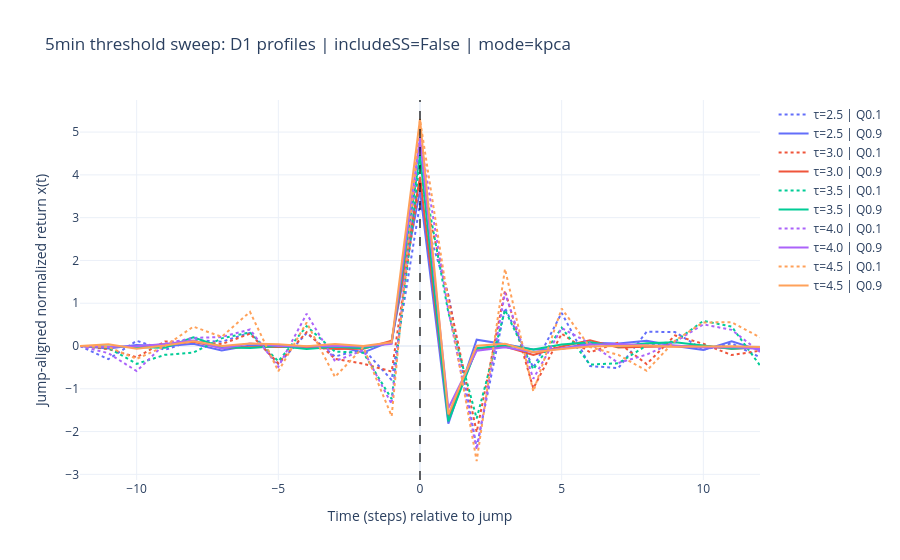
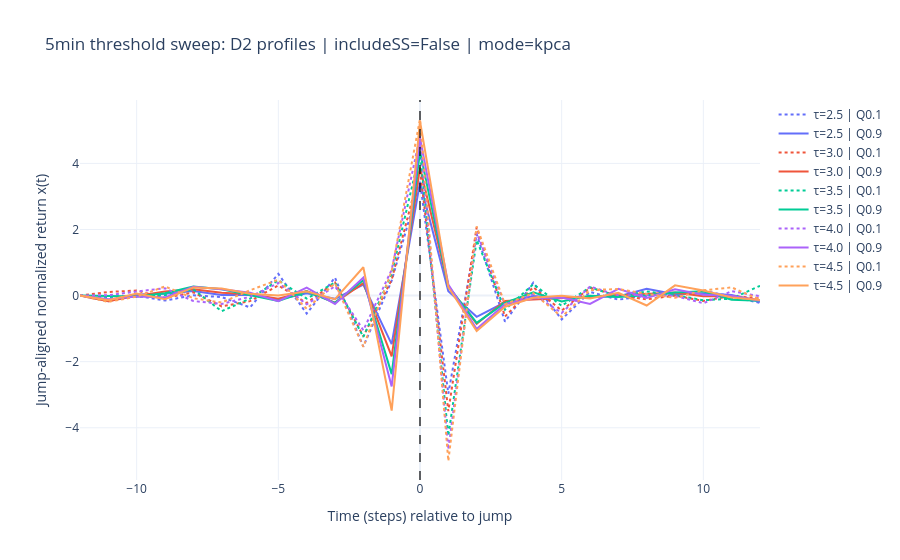
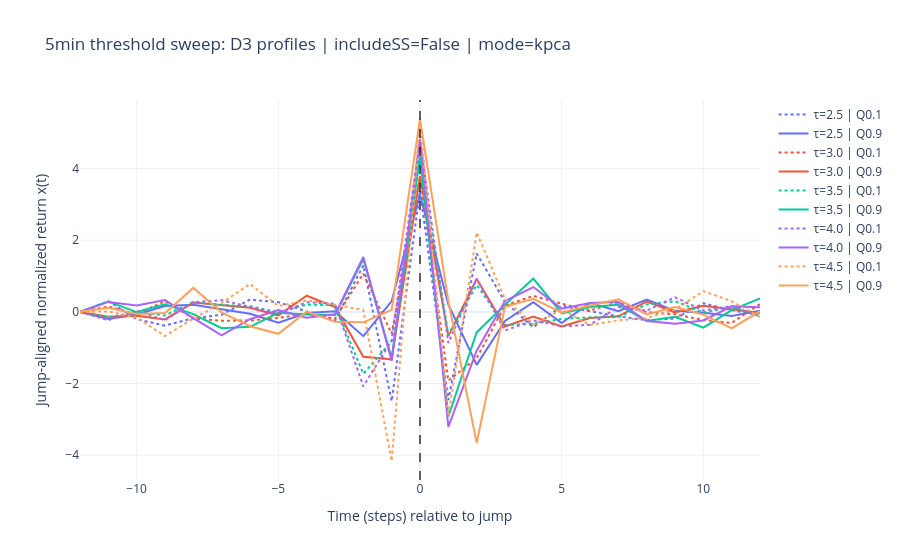
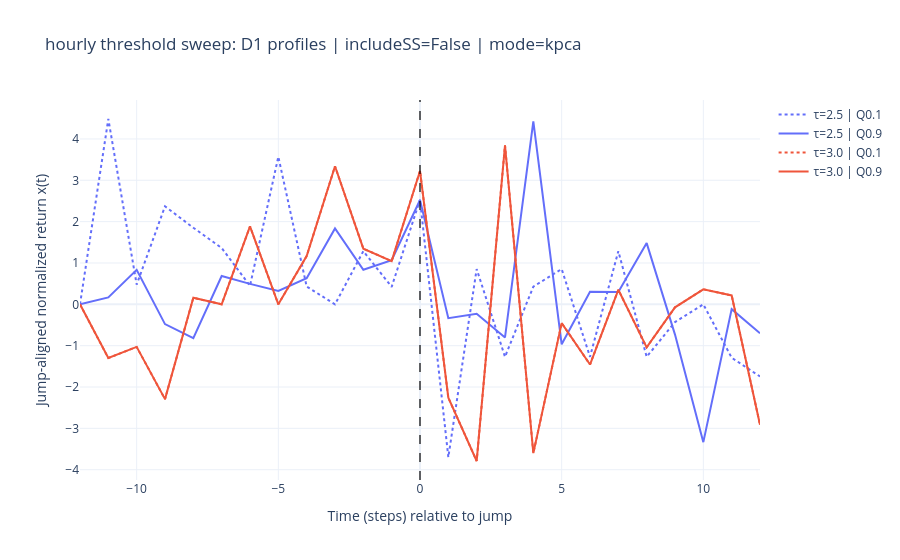

Notebook code for these charts, in order:
### Markdown cell above
### Overlay plots: D1 / D2 / D3 (Q0.1 vs Q0.9) across thresholds

### Code cell
def overlay_profiles(freq: Freq, direction: Literal["D1", "D2", "D3"]) -> go.Figure:
    w = window_steps_for_freq(freq)
    wl = 2 * w + 1
    center = wl // 2
    t_axis = np.arange(-center, center + 1)

    fig = go.Figure()
    palette = px.colors.qualitative.Plotly
    prof = profiles_by_freq[freq][direction]

    for i, thr in enumerate(thresholds_for_freq(freq)):
        low, high = prof.get(thr, (np.array([]), np.array([])))
        color = palette[i % len(palette)]
        if low.size:
            fig.add_trace(
                go.Scatter(
                    x=t_axis,
                    y=low,
                    mode="lines",
                    name=f"τ={thr} | Q{CFG.q}",
                    line=dict(color=color, dash="dot", width=2),
                )
            )
        if high.size:
            fig.add_trace(
                go.Scatter(
                    x=t_axis,
                    y=high,
                    mode="lines",
                    name=f"τ={thr} | Q{1-CFG.q}",
                    line=dict(color=color, dash="solid", width=2),
                )
            )

    fig.add_vline(x=0, line_dash="dash", line_color="black", opacity=0.6)
    fig.update_layout(
        title=f"{freq} threshold sweep: {direction} profiles | includeSS={CFG.include_scattering_spectra} | mode={CFG.score_mode}",
        xaxis_title="Time (steps) relative to jump",
        yaxis_title="Jump-aligned normalized return x(t)",
        template="plotly_white",
        hovermode="x unified",
    )
    return fig


for freq in ("5min", "hourly", "daily"):
    for d in ("D1", "D2", "D3"):
        fig = overlay_profiles(freq, d)
        fig.write_html(out_dir_freq(freq) / f"overlay_{d}_thresholds_{freq}.html")
        fig.show()

### Figure 1 — Plotly figure (JSON) as saved in the notebook; plotly's stock layout.template omitted (floating-point values rounded to 4 significant figures)
{"data": [{"line": {"color": "#636EFA", "dash": "dot", "width": 2}, "mode": "lines", "name": "τ=2.5 | Q0.1", "type": "scatter", "x": [-12, -11, -10, -9, -8, -7, -6, -5, -4, -3, -2, -1, 0, 1, 2, 3, 4, 5, 6, 7, 8, 9, 10, 11, 12], "y": [0.0, -0.3084, 0.1206, -0.08928, 0.1382, 0.09919, 0.3082, -0.4211, 0.3008, -0.2454, -0.06968, -0.7944, 3.333, 1.201, -2.37, 0.8889, -0.5047, 0.774, -0.4689, -0.5156, 0.3337, 0.3261, -0.0872, 0.06079, -0.2618]}, {"line": {"color": "#636EFA", "dash": "solid", "width": 2}, "mode": "lines", "name": "τ=2.5 | Q0.9", "type": "scatter", "x": [-12, -11, -10, -9, -8, -7, -6, -5, -4, -3, -2, -1, 0, 1, 2, 3, 4, 5, 6, 7, 8, 9, 10, 11, 12], "y": [0.0, -0.05706, 0.02366, -0.004633, 0.05142, -0.1028, 0.01399, -0.008614, -0.03315, 0.007107, -0.1533, 0.1176, 3.639, -1.816, 0.1475, 0.03905, -0.08012, -0.07079, 0.07641, 0.05931, 0.123, 0.001378, -0.0956, 0.1079, -0.1034]}, {"line": {"color": "#EF553B", "dash": "dot", "width": 2}, "mode": "lines", "name": "τ=3.0 | Q0.1", "type": "scatter", "x": [-12, -11, -10, -9, -8, -7, -6, -5, -4, -3, -2, -1, 0, 1, 2, 3, 4, 5, 6, 7, 8, 9, 10, 11, 12], "y": [0.0, -0.07355, -0.2621, 0.1038, 0.106, 0.0438, 0.2877, -0.4032, 0.3236, -0.302, -0.4141, -0.5972, 3.925, 1.155, -2.015, 1.295, -0.9908, 0.2875, -0.1481, 0.07793, -0.4222, 0.247, 0.05136, -0.212, -0.1108]}, {"line": {"color": "#EF553B", "dash": "solid", "width": 2}, "mode": "lines", "name": "τ=3.0 | Q0.9", "type": "scatter", "x": [-12, -11, -10, -9, -8, -7, -6, -5, -4, -3, -2, -1, 0, 1, 2, 3, 4, 5, 6, 7, 8, 9, 10, 11, 12], "y": [0.0, -0.02213, -0.01711, 0.04362, 0.09847, -0.04174, -0.02776, -0.016, -0.03113, -0.07198, -0.06425, 0.1229, 3.954, -1.659, -0.06963, -0.009978, -0.2066, -0.01258, 0.1364, -0.03782, -0.01606, -0.002474, -0.002237, -0.06274, -0.03538]}, {"line": {"color": "#00CC96", "dash": "dot", "width": 2}, "mode": "lines", "name": "τ=3.5 | Q0.1", "type": "scatter", "x": [-12, -11, -10, -9, -8, -7, -6, -5, -4, -3, -2, -1, 0, 1, 2, 3, 4, 5, 6, 7, 8, 9, 10, 11, 12], "y": [0.0, -0.04165, -0.4171, -0.2064, -0.1542, 0.1792, 0.3179, -0.3577, 0.4654, -0.1319, -0.1585, -1.24, 4.377, 0.7871, -1.694, 0.8419, -0.547, 0.426, -0.4343, -0.4037, 0.01238, 0.1054, 0.5871, 0.4538, -0.4543]}, {"line": {"color": "#00CC96", "dash": "solid", "width": 2}, "mode": "lines", "name": "τ=3.5 | Q0.9", "type": "scatter", "x": [-12, -11, -10, -9, -8, -7, -6, -5, -4, -3, -2, -1, 0, 1, 2, 3, 4, 5, 6, 7, 8, 9, 10, 11, 12], "y": [0.0, -0.01858, -0.03856, -0.0406, 0.2053, -0.03005, -0.04629, -0.001658, -0.07081, -0.01982, -0.05365, 0.07622, 4.462, -1.762, -0.05325, 0.01684, -0.08019, 0.03569, 0.08909, -0.01112, 0.06503, 0.0897, 0.01384, -0.06581, -0.02669]}, {"line": {"color": "#AB63FA", "dash": "dot", "width": 2}, "mode": "lines", "name": "τ=4.0 | Q0.1", "type": "scatter", "x": [-12, -11, -10, -9, -8, -7, -6, -5, -4, -3, -2, -1, 0, 1, 2, 3, 4, 5, 6, 7, 8, 9, 10, 11, 12], "y": [0.0, -0.1678, -0.5862, 0.05412, 0.1888, 0.209, 0.3864, -0.4867, 0.7537, -0.3559, -0.09596, -1.359, 4.893, 0.8369, -2.419, 1.245, -0.765, 0.4179, 0.05982, -0.3967, -0.2018, 0.09904, 0.5059, 0.377, -0.1406]}, {"line": {"color": "#AB63FA", "dash": "solid", "width": 2}, "mode": "lines", "name": "τ=4.0 | Q0.9", "type": "scatter", "x": [-12, -11, -10, -9, -8, -7, -6, -5, -4, -3, -2, -1, 0, 1, 2, 3, 4, 5, 6, 7, 8, 9, 10, 11, 12], "y": [0.0, -0.0212, -0.008404, 0.04848, 0.1298, -0.0572, 0.05736, 0.0004253, -0.0122, 0.002031, -0.008822, 0.05232, 4.861, -1.456, -0.1117, -0.02974, -0.1444, -0.05012, 0.02662, 0.04748, 0.01812, 0.0135, -0.03546, -0.02218, -0.06965]}, {"line": {"color": "#FFA15A", "dash": "dot", "width": 2}, "mode": "lines", "name": "τ=4.5 | Q0.1", "type": "scatter", "x": [-12, -11, -10, -9, -8, -7, -6, -5, -4, -3, -2, -1, 0, 1, 2, 3, 4, 5, 6, 7, 8, 9, 10, 11, 12], "y": [0.0, -0.02145, -0.3007, -0.003037, 0.4525, 0.2144, 0.7976, -0.5901, 0.5482, -0.7235, -0.02654, -1.642, 5.289, 1.007, -2.688, 1.802, -1.063, 0.8737, -0.02586, -0.2071, -0.5793, 0.1244, 0.5508, 0.5545, 0.2026]}, {"line": {"color": "#FFA15A", "dash": "solid", "width": 2}, "mode": "lines", "name": "τ=4.5 | Q0.9", "type": "scatter", "x": [-12, -11, -10, -9, -8, -7, -6, -5, -4, -3, -2, -1, 0, 1, 2, 3, 4, 5, 6, 7, 8, 9, 10, 11, 12], "y": [0.0, 0.04348, -0.06624, 0.01068, 0.1131, 0.0005884, 0.05599, 0.04276, -0.005919, 0.04855, 0.002607, 0.08739, 5.306, -1.597, 0.005906, 0.052, -0.1463, -0.07055, -0.01287, -0.003837, 0.01145, -0.01917, -0.01253, -0.006624, -0.02486]}], "layout": {"hovermode": "x unified", "shapes": [{"line": {"color": "black", "dash": "dash"}, "opacity": 0.6, "type": "line", "x0": 0, "x1": 0, "xref": "x", "y0": 0, "y1": 1, "yref": "y domain"}], "title": {"text": "5min threshold sweep: D1 profiles | includeSS=False | mode=kpca"}, "xaxis": {"title": {"text": "Time (steps) relative to jump"}}, "yaxis": {"title": {"text": "Jump-aligned normalized return x(t)"}}}}

### Figure 2 — Plotly figure (JSON) as saved in the notebook; plotly's stock layout.template omitted (floating-point values rounded to 4 significant figures)
{"data": [{"line": {"color": "#636EFA", "dash": "dot", "width": 2}, "mode": "lines", "name": "τ=2.5 | Q0.1", "type": "scatter", "x": [-12, -11, -10, -9, -8, -7, -6, -5, -4, -3, -2, -1, 0, 1, 2, 3, 4, 5, 6, 7, 8, 9, 10, 11, 12], "y": [0.0, -0.04577, 0.001826, -0.1517, 0.009266, -0.0449, -0.3583, 0.6563, -0.5451, 0.5463, -1.546, 0.45, 3.44, -2.97, 1.862, -0.7879, 0.3905, -0.7219, 0.1106, -0.1226, -0.006361, 0.01749, 0.1513, -0.02795, -0.2203]}, {"line": {"color": "#636EFA", "dash": "solid", "width": 2}, "mode": "lines", "name": "τ=2.5 | Q0.9", "type": "scatter", "x": [-12, -11, -10, -9, -8, -7, -6, -5, -4, -3, -2, -1, 0, 1, 2, 3, 4, 5, 6, 7, 8, 9, 10, 11, 12], "y": [0.0, -0.1698, 0.03108, 0.05559, 0.1368, 0.0193, 0.02093, -0.1149, 0.06986, -0.09905, 0.3345, -1.471, 3.43, 0.1325, -0.6438, -0.2016, -0.01324, -0.07561, -0.03312, -0.02573, 0.2046, 0.04004, 0.06967, 0.01477, -0.1909]}, {"line": {"color": "#EF553B", "dash": "dot", "width": 2}, "mode": "lines", "name": "τ=3.0 | Q0.1", "type": "scatter", "x": [-12, -11, -10, -9, -8, -7, -6, -5, -4, -3, -2, -1, 0, 1, 2, 3, 4, 5, 6, 7, 8, 9, 10, 11, 12], "y": [0.0, 0.1079, 0.1535, -0.07456, 0.09833, -0.3283, -0.1676, 0.3073, -0.2272, 0.3982, -1.233, 0.4781, 3.821, -3.498, 2.067, -0.636, 0.2518, -0.4539, 0.237, -0.002493, -0.1148, 0.0005254, -0.1617, -0.01271, -0.08189]}, {"line": {"color": "#EF553B", "dash": "solid", "width": 2}, "mode": "lines", "name": "τ=3.0 | Q0.9", "type": "scatter", "x": [-12, -11, -10, -9, -8, -7, -6, -5, -4, -3, -2, -1, 0, 1, 2, 3, 4, 5, 6, 7, 8, 9, 10, 11, 12], "y": [0.0, -0.1736, -0.008861, 0.1255, 0.1916, 0.08515, 0.04098, -0.09364, 0.1394, -0.212, 0.3784, -1.838, 3.874, 0.2878, -0.8533, -0.1598, -0.1212, -0.0822, -0.02906, 0.008555, 0.03884, 0.09546, -0.02292, -0.01591, -0.143]}, {"line": {"color": "#00CC96", "dash": "dot", "width": 2}, "mode": "lines", "name": "τ=3.5 | Q0.1", "type": "scatter", "x": [-12, -11, -10, -9, -8, -7, -6, -5, -4, -3, -2, -1, 0, 1, 2, 3, 4, 5, 6, 7, 8, 9, 10, 11, 12], "y": [0.0, -0.03329, -0.03826, 0.0101, 0.1868, -0.4739, -0.09308, 0.4613, -0.09225, 0.3958, -1.251, 0.6588, 4.332, -4.244, 1.677, -0.4284, 0.3441, -0.3094, 0.2521, -0.02667, 0.1258, 0.01168, -0.1409, -0.09282, 0.296]}, {"line": {"color": "#00CC96", "dash": "solid", "width": 2}, "mode": "lines", "name": "τ=3.5 | Q0.9", "type": "scatter", "x": [-12, -11, -10, -9, -8, -7, -6, -5, -4, -3, -2, -1, 0, 1, 2, 3, 4, 5, 6, 7, 8, 9, 10, 11, 12], "y": [0.0, -0.002863, -0.02447, 0.07168, 0.2727, 0.1945, 0.02219, -0.16, 0.1263, -0.2205, 0.4644, -2.377, 4.359, 0.2825, -0.8254, -0.22, 0.1009, -0.1792, -0.006019, -0.04345, 0.007457, 0.09484, 0.1321, -0.1261, -0.1534]}, {"line": {"color": "#AB63FA", "dash": "dot", "width": 2}, "mode": "lines", "name": "τ=4.0 | Q0.1", "type": "scatter", "x": [-12, -11, -10, -9, -8, -7, -6, -5, -4, -3, -2, -1, 0, 1, 2, 3, 4, 5, 6, 7, 8, 9, 10, 11, 12], "y": [0.0, 0.01048, 0.1229, 0.2225, -0.1647, -0.2528, -0.0379, 0.3813, -0.2635, 0.2817, -1.05, 0.7815, 4.823, -4.66, 1.907, -0.2909, 0.04023, -0.5267, 0.274, 0.007267, 0.02068, -0.00752, -0.2326, 0.1318, -0.01931]}, {"line": {"color": "#AB63FA", "dash": "solid", "width": 2}, "mode": "lines", "name": "τ=4.0 | Q0.9", "type": "scatter", "x": [-12, -11, -10, -9, -8, -7, -6, -5, -4, -3, -2, -1, 0, 1, 2, 3, 4, 5, 6, 7, 8, 9, 10, 11, 12], "y": [0.0, -0.1099, -0.02661, -0.05843, 0.2659, 0.1899, 0.08801, -0.1665, 0.2381, -0.2526, 0.5439, -2.748, 4.76, 0.3347, -1.01, -0.2612, -0.08164, -0.05992, -0.2538, 0.206, -0.07264, 0.1908, 0.0234, -0.006809, -0.1593]}, {"line": {"color": "#FFA15A", "dash": "dot", "width": 2}, "mode": "lines", "name": "τ=4.5 | Q0.1", "type": "scatter", "x": [-12, -11, -10, -9, -8, -7, -6, -5, -4, -3, -2, -1, 0, 1, 2, 3, 4, 5, 6, 7, 8, 9, 10, 11, 12], "y": [0.0, -0.1902, -0.0319, 0.2757, -0.07945, -0.2116, 0.1608, 0.4804, -0.4007, 0.3694, -1.551, 0.7449, 5.343, -5.006, 2.092, -0.2607, 0.07639, -0.6466, 0.167, 0.1978, 0.05025, -0.06781, 0.1599, 0.2465, -0.119]}, {"line": {"color": "#FFA15A", "dash": "solid", "width": 2}, "mode": "lines", "name": "τ=4.5 | Q0.9", "type": "scatter", "x": [-12, -11, -10, -9, -8, -7, -6, -5, -4, -3, -2, -1, 0, 1, 2, 3, 4, 5, 6, 7, 8, 9, 10, 11, 12], "y": [0.0, -0.1402, 0.05852, -0.1119, 0.2457, 0.211, 0.05327, 0.00239, 0.1236, -0.1071, 0.8568, -3.479, 5.276, 0.2523, -1.074, -0.3384, -0.06755, -0.00298, -0.09016, 0.08424, -0.3009, 0.3101, 0.1557, -0.05553, -0.1376]}], "layout": {"hovermode": "x unified", "shapes": [{"line": {"color": "black", "dash": "dash"}, "opacity": 0.6, "type": "line", "x0": 0, "x1": 0, "xref": "x", "y0": 0, "y1": 1, "yref": "y domain"}], "title": {"text": "5min threshold sweep: D2 profiles | includeSS=False | mode=kpca"}, "xaxis": {"title": {"text": "Time (steps) relative to jump"}}, "yaxis": {"title": {"text": "Jump-aligned normalized return x(t)"}}}}

### Figure 3 — Plotly figure (JSON) as saved in the notebook; plotly's stock layout.template omitted (floating-point values rounded to 4 significant figures)
{"data": [{"line": {"color": "#636EFA", "dash": "dot", "width": 2}, "mode": "lines", "name": "τ=2.5 | Q0.1", "type": "scatter", "x": [-12, -11, -10, -9, -8, -7, -6, -5, -4, -3, -2, -1, 0, 1, 2, 3, 4, 5, 6, 7, 8, 9, 10, 11, 12], "y": [0.0, 0.2981, -0.2041, -0.3831, -0.1789, -0.07931, 0.3438, 0.2704, 0.01087, -0.2452, 1.297, -2.494, 3.377, -2.461, 1.632, 0.277, -0.4317, 0.1677, 0.01668, -0.1227, -0.2328, -0.1861, 0.2407, 0.04478, -0.08502]}, {"line": {"color": "#636EFA", "dash": "solid", "width": 2}, "mode": "lines", "name": "τ=2.5 | Q0.9", "type": "scatter", "x": [-12, -11, -10, -9, -8, -7, -6, -5, -4, -3, -2, -1, 0, 1, 2, 3, 4, 5, 6, 7, 8, 9, 10, 11, 12], "y": [0.0, -0.2007, -0.07146, 0.1659, 0.2015, 0.07538, -0.05055, -0.3029, -0.03375, 0.01794, -0.6784, 0.301, 3.28, 0.2105, -1.48, -0.2535, 0.2716, -0.3099, 0.2516, 0.02009, 0.3463, 0.02968, -0.02689, -0.1147, 0.03512]}, {"line": {"color": "#EF553B", "dash": "dot", "width": 2}, "mode": "lines", "name": "τ=3.0 | Q0.1", "type": "scatter", "x": [-12, -11, -10, -9, -8, -7, -6, -5, -4, -3, -2, -1, 0, 1, 2, 3, 4, 5, 6, 7, 8, 9, 10, 11, 12], "y": [0.0, 0.1506, -0.05674, 0.2964, -0.1813, -0.2462, -0.2404, -0.1705, -0.05354, -0.1911, 1.069, -0.6069, 3.768, -1.92, -1.294, 0.1768, 0.4467, 0.2257, 0.0386, 0.2676, -0.007114, -0.06569, -0.2288, -0.3079, 0.2183]}, {"line": {"color": "#EF553B", "dash": "solid", "width": 2}, "mode": "lines", "name": "τ=3.0 | Q0.9", "type": "scatter", "x": [-12, -11, -10, -9, -8, -7, -6, -5, -4, -3, -2, -1, 0, 1, 2, 3, 4, 5, 6, 7, 8, 9, 10, 11, 12], "y": [0.0, -0.1375, -0.1086, -0.2111, 0.2602, 0.1807, 0.1176, -0.09606, 0.4512, 0.1317, -1.251, -1.325, 3.789, -0.6775, 0.9202, -0.4066, -0.1323, -0.4056, -0.1693, -0.1236, 0.2846, -0.0154, 0.1681, 0.07563, -0.02914]}, {"line": {"color": "#00CC96", "dash": "dot", "width": 2}, "mode": "lines", "name": "τ=3.5 | Q0.1", "type": "scatter", "x": [-12, -11, -10, -9, -8, -7, -6, -5, -4, -3, -2, -1, 0, 1, 2, 3, 4, 5, 6, 7, 8, 9, 10, 11, 12], "y": [0.0, -0.1512, -0.007572, -0.09966, 0.2759, 0.1944, 0.1582, -0.01196, 0.2048, 0.1865, -1.729, -0.8244, 4.334, -0.6367, 0.7538, -0.3683, -0.3345, -0.2007, -0.154, -0.145, 0.2064, 0.3003, -0.01837, 0.1409, -0.1129]}, {"line": {"color": "#00CC96", "dash": "solid", "width": 2}, "mode": "lines", "name": "τ=3.5 | Q0.9", "type": "scatter", "x": [-12, -11, -10, -9, -8, -7, -6, -5, -4, -3, -2, -1, 0, 1, 2, 3, 4, 5, 6, 7, 8, 9, 10, 11, 12], "y": [0.0, 0.2873, -0.005431, 0.2094, -0.06257, -0.4567, -0.4175, -0.02622, -0.07281, -0.08732, 1.473, -1.297, 4.327, -2.92, -0.5734, 0.1992, 0.9296, -0.0417, 0.1388, 0.1979, -0.2528, -0.1347, -0.4385, 0.04941, 0.3746]}, {"line": {"color": "#AB63FA", "dash": "dot", "width": 2}, "mode": "lines", "name": "τ=4.0 | Q0.1", "type": "scatter", "x": [-12, -11, -10, -9, -8, -7, -6, -5, -4, -3, -2, -1, 0, 1, 2, 3, 4, 5, 6, 7, 8, 9, 10, 11, 12], "y": [0.0, -0.2344, 0.03036, -0.2333, 0.2734, 0.3261, 0.1404, -0.04607, 0.2669, 0.2292, -2.08, -0.7927, 4.81, -0.8707, 0.9254, -0.5225, -0.2363, -0.4025, -0.3588, 0.1338, 0.03362, 0.4081, 0.03794, 0.1623, -0.1323]}, {"line": {"color": "#AB63FA", "dash": "solid", "width": 2}, "mode": "lines", "name": "τ=4.0 | Q0.9", "type": "scatter", "x": [-12, -11, -10, -9, -8, -7, -6, -5, -4, -3, -2, -1, 0, 1, 2, 3, 4, 5, 6, 7, 8, 9, 10, 11, 12], "y": [0.0, 0.2787, 0.1797, 0.3306, -0.1745, -0.6534, -0.204, 0.05337, -0.1644, -0.06711, 1.535, -1.364, 4.819, -3.21, -1.084, 0.3042, 0.6929, 0.09, 0.2501, 0.273, -0.2579, -0.3284, -0.2405, 0.1535, 0.1282]}, {"line": {"color": "#FFA15A", "dash": "dot", "width": 2}, "mode": "lines", "name": "τ=4.5 | Q0.1", "type": "scatter", "x": [-12, -11, -10, -9, -8, -7, -6, -5, -4, -3, -2, -1, 0, 1, 2, 3, 4, 5, 6, 7, 8, 9, 10, 11, 12], "y": [0.0, 0.01351, -0.1583, -0.6744, -0.1861, 0.2467, 0.7761, 0.1642, 0.3178, 0.1996, 0.05079, -4.163, 5.32, -2.904, 2.216, 0.359, -0.3553, 0.06975, -0.3681, -0.2359, -0.1752, 0.06394, 0.5796, 0.2967, -0.1445]}, {"line": {"color": "#FFA15A", "dash": "solid", "width": 2}, "mode": "lines", "name": "τ=4.5 | Q0.9", "type": "scatter", "x": [-12, -11, -10, -9, -8, -7, -6, -5, -4, -3, -2, -1, 0, 1, 2, 3, 4, 5, 6, 7, 8, 9, 10, 11, 12], "y": [0.0, 0.1178, -0.05855, -0.02966, 0.6693, -0.01193, -0.4003, -0.6125, 0.006361, -0.2765, -0.2929, 0.05463, 5.385, 0.3041, -3.66, 0.1397, 0.364, -0.01514, 0.1763, 0.3507, -0.07382, 0.1383, -0.07634, -0.4618, 0.01872]}], "layout": {"hovermode": "x unified", "shapes": [{"line": {"color": "black", "dash": "dash"}, "opacity": 0.6, "type": "line", "x0": 0, "x1": 0, "xref": "x", "y0": 0, "y1": 1, "yref": "y domain"}], "title": {"text": "5min threshold sweep: D3 profiles | includeSS=False | mode=kpca"}, "xaxis": {"title": {"text": "Time (steps) relative to jump"}}, "yaxis": {"title": {"text": "Jump-aligned normalized return x(t)"}}}}

### Figure 4 — Plotly figure (JSON) as saved in the notebook; plotly's stock layout.template omitted (floating-point values rounded to 4 significant figures)
{"data": [{"line": {"color": "#636EFA", "dash": "dot", "width": 2}, "mode": "lines", "name": "τ=2.5 | Q0.1", "type": "scatter", "x": [-12, -11, -10, -9, -8, -7, -6, -5, -4, -3, -2, -1, 0, 1, 2, 3, 4, 5, 6, 7, 8, 9, 10, 11, 12], "y": [0.0, 4.483, 0.4764, 2.371, 1.852, 1.363, 0.4483, 3.57, 0.4306, 0.0, 1.286, 0.4232, 2.529, -3.698, 0.8538, -1.27, 0.4288, 0.8538, -1.27, 1.286, -1.27, -0.4288, 0.0, -1.292, -1.745]}, {"line": {"color": "#636EFA", "dash": "solid", "width": 2}, "mode": "lines", "name": "τ=2.5 | Q0.9", "type": "scatter", "x": [-12, -11, -10, -9, -8, -7, -6, -5, -4, -3, -2, -1, 0, 1, 2, 3, 4, 5, 6, 7, 8, 9, 10, 11, 12], "y": [0.0, 0.1682, 0.8334, -0.4787, -0.8188, 0.6851, 0.4956, 0.3219, 0.6328, 1.836, 0.8359, 1.067, 2.523, -0.3334, -0.2263, -0.8017, 4.428, -0.9673, 0.306, 0.3011, 1.482, -0.7321, -3.334, -0.116, -0.7001]}, {"line": {"color": "#EF553B", "dash": "dot", "width": 2}, "mode": "lines", "name": "τ=3.0 | Q0.1", "type": "scatter", "x": [-12, -11, -10, -9, -8, -7, -6, -5, -4, -3, -2, -1, 0, 1, 2, 3, 4, 5, 6, 7, 8, 9, 10, 11, 12], "y": [0.0, -1.299, -1.029, -2.293, 0.1582, 0.0, 1.886, 0.0, 1.167, 3.341, 1.346, 1.044, 3.226, -2.259, -3.789, 3.846, -3.599, -0.4547, -1.456, 0.352, -1.041, -0.0725, 0.3636, 0.2149, -2.912]}, {"line": {"color": "#EF553B", "dash": "solid", "width": 2}, "mode": "lines", "name": "τ=3.0 | Q0.9", "type": "scatter", "x": [-12, -11, -10, -9, -8, -7, -6, -5, -4, -3, -2, -1, 0, 1, 2, 3, 4, 5, 6, 7, 8, 9, 10, 11, 12], "y": [0.0, -1.299, -1.029, -2.293, 0.1582, 0.0, 1.886, 0.0, 1.167, 3.341, 1.346, 1.044, 3.226, -2.259, -3.789, 3.846, -3.599, -0.4547, -1.456, 0.352, -1.041, -0.0725, 0.3636, 0.2149, -2.912]}], "layout": {"hovermode": "x unified", "shapes": [{"line": {"color": "black", "dash": "dash"}, "opacity": 0.6, "type": "line", "x0": 0, "x1": 0, "xref": "x", "y0": 0, "y1": 1, "yref": "y domain"}], "title": {"text": "hourly threshold sweep: D1 profiles | includeSS=False | mode=kpca"}, "xaxis": {"title": {"text": "Time (steps) relative to jump"}}, "yaxis": {"title": {"text": "Jump-aligned normalized return x(t)"}}}}
